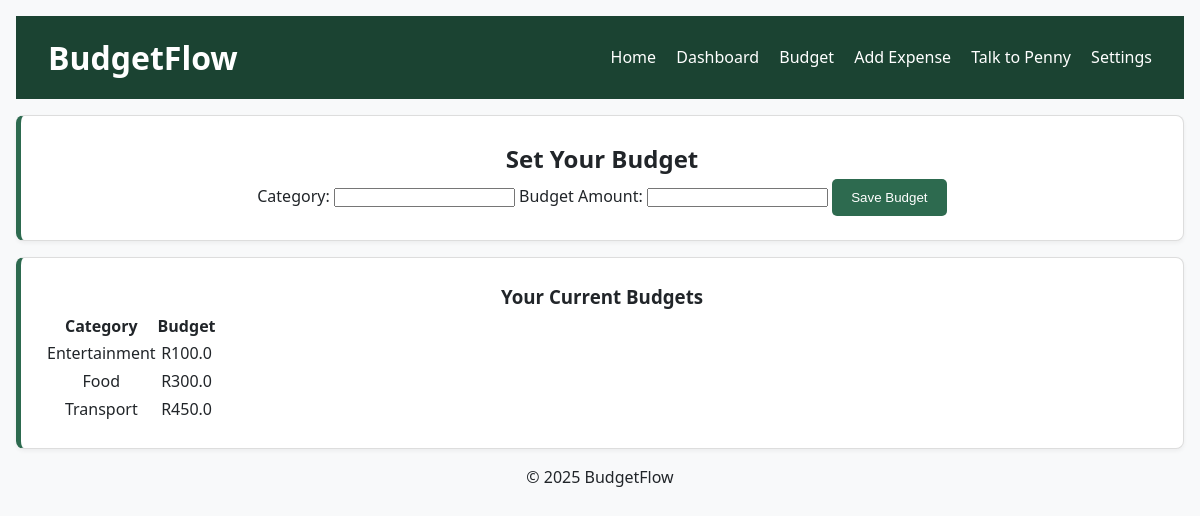
Screenshot of /budget (signed in) with the database file from the repository.
### tables this page shows
CREATE TABLE budgets (
                id INTEGER PRIMARY KEY AUTOINCREMENT,
                user_id INTEGER NOT NULL,
                category TEXT NOT NULL,
                amount REAL NOT NULL,
                UNIQUE(user_id, category),
                FOREIGN KEY(user_id) REFERENCES users(id)
            );

### app.py (the view, shortened to what this page needs)
@app.route("/budget", methods=["GET", "POST"])
@login_required
def budget():
    if 'username' not in session:
        flash("Please login to access your budget.", "error")
        return redirect(url_for("login"))
    user = get_user(session['username'])
    cursor = get_db().execute(
        "SELECT category, amount FROM budgets WHERE user_id = ?", (user['id'],)
    )
    budgets = cursor.fetchall()
    return render_template("budget.html", budgets=budgets)

### app.py (called while the page is built)
def login_required(f):
    @wraps(f)
    def decorated_function(*args, **kwargs):
        if 'username' not in session:
            flash("You must be logged in to view this page.", "error")
            return redirect(url_for('login'))
        return f(*args, **kwargs)
    return decorated_function

def get_db():
    db = getattr(g, '_database', None)
    if db is None:
        db = g._database = sqlite3.connect(DATABASE)
        db.row_factory = sqlite3.Row
    return db

@app.teardown_appcontext
def close_connection(exception):
    db = getattr(g, '_database', None)
    if db is not None:
        db.close()

def get_user(username):
    db = get_db()
    cursor = db.execute('SELECT * FROM users WHERE username = ?', (username,))
    return cursor.fetchone()

### templates/budget.html (shortened to what this page needs)
<!DOCTYPE html>
<html lang="en">
<head>
    <link rel="stylesheet" href="{{ url_for('static', filename='css/style.css') }}">
</head>
<body>
    <div class="navbar">
        <h1>BudgetFlow</h1>
        <nav>
            <a href="/">Home</a>
            <a href="/dashboard">Dashboard</a>
            <a href="/budget">Budget</a>
            <a href="/add-expense">Add Expense</a>
            <a href="/penny">Talk to Penny</a>
            <a href="/settings">Settings</a>
        </nav>
    </div>
    <div class="card">
        <h2>Set Your Budget</h2>
        <form action="/budget" method="POST">
            <label for="category">Category:</label>
            <input type="text" name="category" id="category" required>
            <label for="amount">Budget Amount:</label>
            <input type="number" name="amount" id="amount" min="0" step="0.01" required>
            <button type="submit" class="btn">Save Budget</button>
        </form>
    </div>
    <div class="card">
        <h3>Your Current Budgets</h3>
        {% if budgets %}
            <table>
                <thead>
                    <tr>
                        <th>Category</th>
                        <th>Budget</th>
                    </tr>
                </thead>
                <tbody>
                    {% for row in budgets %}
                    <tr>
                        <td>{{ row.category }}</td>
                        <td>R{{ row.amount }}</td>
                    </tr>
                    {% endfor %}
                </tbody>
            </table>
        {% else %}
            <p>No budgets set yet.</p>
        {% endif %}
    </div>
      <footer>
        <p>&copy; 2025 BudgetFlow</p>
    </footer>
</body>
</html>

### static/css/style.css (style rules this page uses)
:root { --primary-green: #2D6A4F; --accent-green: #40916C; --dark-green: #1B4332; --light-green: #B7E4C7; --highlight-yellow: #F9C74F; --neutral-light: #F8F9FA; --text-dark: #212529; --danger-red: #F94144; --white: #ffffff; }
* { margin: 0; padding: 0; box-sizing: border-box; }
body { font-family: 'Segoe UI', Tahoma, Geneva, Verdana, sans-serif; background-color: var(--neutral-light); color: var(--text-dark); line-height: 1.6; padding: 1rem; }
.navbar { background-color: var(--dark-green); color: var(--white); padding: 1rem 2rem; display: flex; justify-content: space-between; align-items: center; }
.navbar a { color: var(--white); text-decoration: none; margin-left: 1rem; }
.card { background-color: var(--white); border: 1px solid #ddd; border-left: 5px solid var(--primary-green); border-radius: 8px; padding: 1.5rem; margin: 1rem 0; box-shadow: 0 2px 4px rgba(0,0,0,0.05); text-align: center; }
.btn { background-color: var(--primary-green); color: var(--white); border: none; padding: 0.7rem 1.2rem; border-radius: 5px; cursor: pointer; transition: background-color 0.3s ease; }
footer { text-align: center; }

### rows the page displays
budgets: category "Entertainment", amount "100.0"
budgets: category "Food", amount "300.0"
budgets: category "Transport", amount "450.0"
